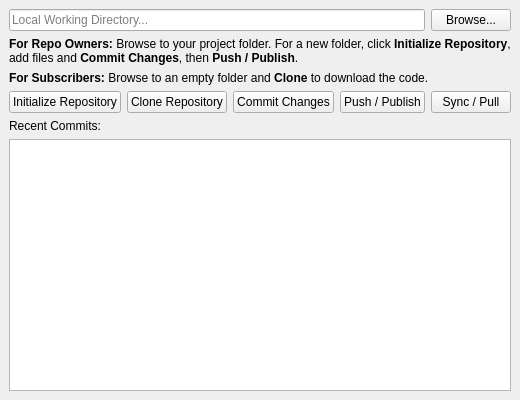
<?xml version="1.0" encoding="UTF-8"?>
<ui version="4.0">
 <class>GitWidget</class>
 <widget class="QWidget" name="GitWidget">
  <property name="geometry">
   <rect>
    <x>0</x>
    <y>0</y>
    <width>500</width>
    <height>400</height>
   </rect>
  </property>
  <property name="windowTitle">
   <string>GitWidget</string>
  </property>
  <layout class="QVBoxLayout" name="verticalLayout">
   <property name="spacing">
    <number>6</number>
   </property>
   <property name="leftMargin">
    <number>9</number>
   </property>
   <property name="topMargin">
    <number>9</number>
   </property>
   <property name="rightMargin">
    <number>9</number>
   </property>
   <property name="bottomMargin">
    <number>9</number>
   </property>
   <item>
    <layout class="QHBoxLayout" name="pathLayout">
     <item>
      <widget class="QLineEdit" name="mLocalPathEdit">
       <property name="placeholderText">
        <string>Local Working Directory...</string>
       </property>
      </widget>
     </item>
     <item>
      <widget class="QPushButton" name="mBtnBrowse">
       <property name="text">
        <string>Browse...</string>
       </property>
      </widget>
     </item>
    </layout>
   </item>
   <item>
    <widget class="QLabel" name="mLblOwnerInfo">
     <property name="text">
      <string>&lt;b&gt;For Repo Owners:&lt;/b&gt; Browse to your project folder. For a new folder, click &lt;b&gt;Initialize Repository&lt;/b&gt;, add files and &lt;b&gt;Commit Changes&lt;/b&gt;, then &lt;b&gt;Push / Publish&lt;/b&gt;.</string>
     </property>
     <property name="wordWrap">
      <bool>true</bool>
     </property>
    </widget>
   </item>
   <item>
    <widget class="QLabel" name="mLblSubscriberInfo">
     <property name="text">
      <string>&lt;b&gt;For Subscribers:&lt;/b&gt; Browse to an empty folder and &lt;b&gt;Clone&lt;/b&gt; to download the code.</string>
     </property>
     <property name="wordWrap">
      <bool>true</bool>
     </property>
    </widget>
   </item>
   <item>
    <layout class="QHBoxLayout" name="actionLayout">
     <item>
      <widget class="QPushButton" name="mBtnInitialize">
       <property name="text">
        <string>Initialize Repository</string>
       </property>
      </widget>
     </item>
     <item>
      <widget class="QPushButton" name="mBtnClone">
       <property name="text">
        <string>Clone Repository</string>
       </property>
       <property name="icon">
        <iconset resource="images.qrc">
         <normaloff>:/images/terminal-16_.png</normaloff>:/images/terminal-16_.png</iconset>
       </property>
      </widget>
     </item>
     <item>
      <widget class="QPushButton" name="mBtnCommit">
       <property name="text">
        <string>Commit Changes</string>
       </property>
      </widget>
     </item>
     <item>
      <widget class="QPushButton" name="mBtnPush">
       <property name="text">
        <string>Push / Publish</string>
       </property>
      </widget>
     </item>
     <item>
      <widget class="QPushButton" name="mBtnPull">
       <property name="text">
        <string>Sync / Pull</string>
       </property>
      </widget>
     </item>
    </layout>
   </item>
   <item>
    <widget class="QLabel" name="lblLog">
     <property name="text">
      <string>Recent Commits:</string>
     </property>
    </widget>
   </item>
   <item>
    <widget class="QTableWidget" name="mCommitTable"/>
   </item>
  </layout>
 </widget>
 <resources>
  <include location="images.qrc"/>
 </resources>
 <connections/>
</ui>
